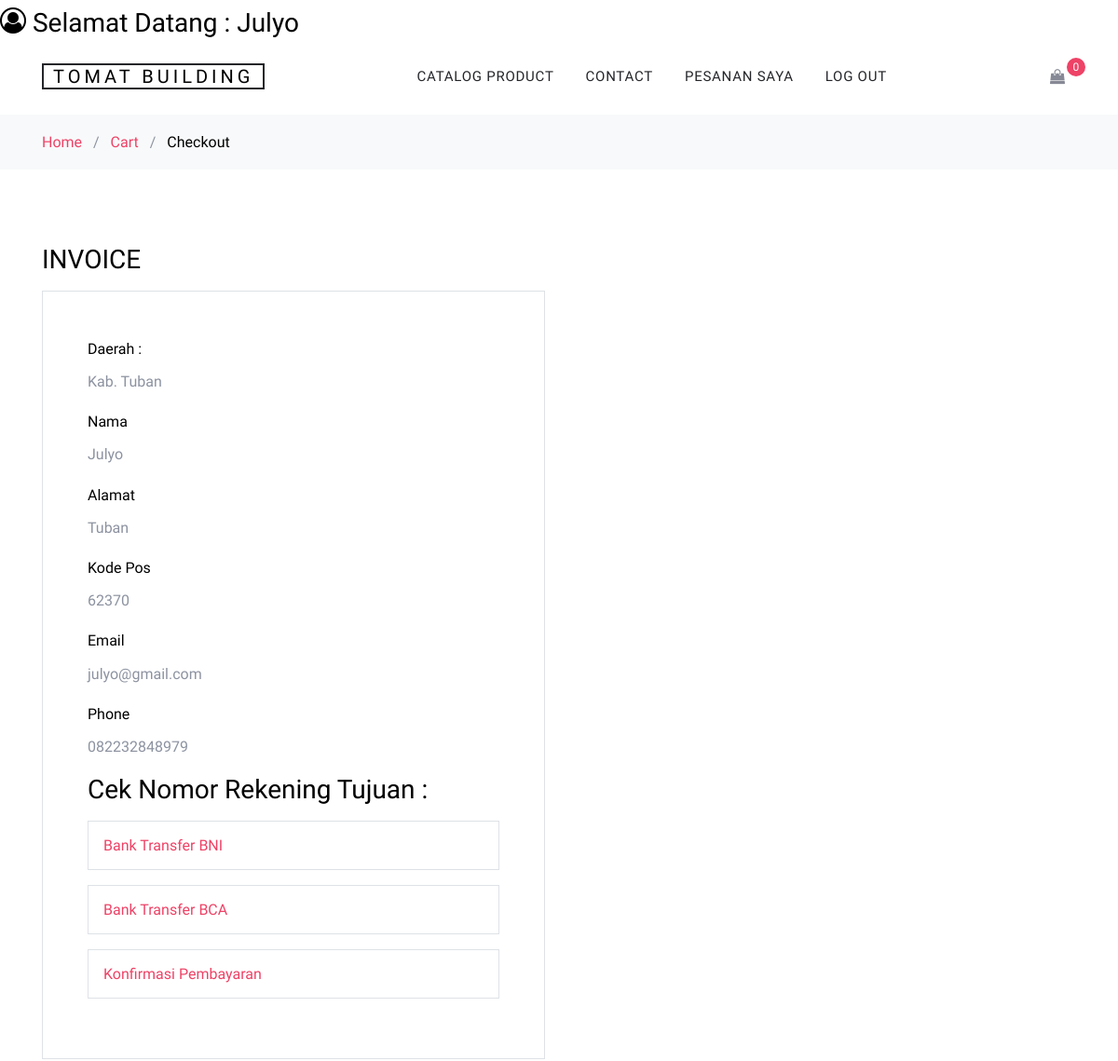
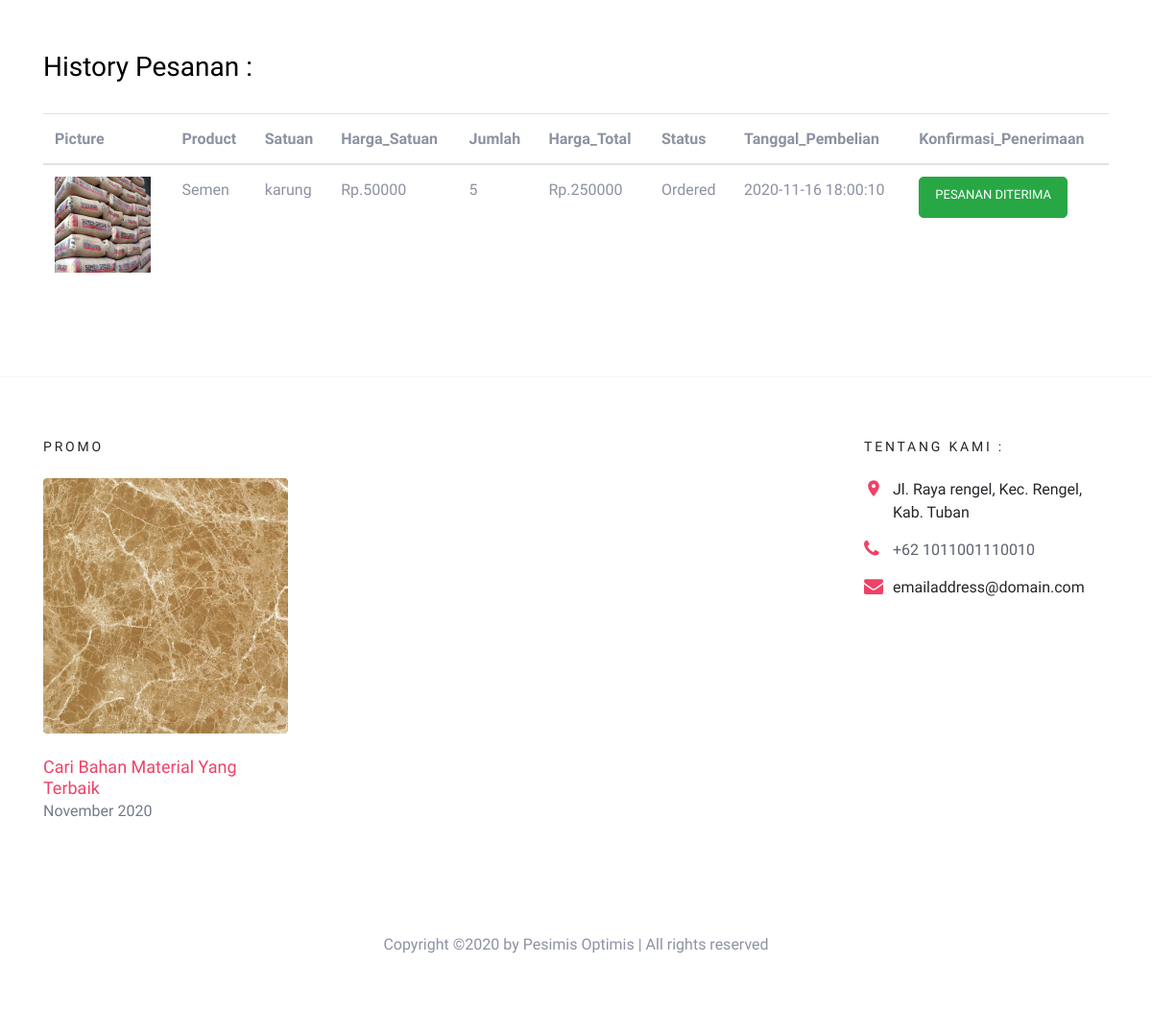
The page /tracking.php (signed in) on the database its author committed (2 pictures, top to bottom).
### tables this page shows
CREATE TABLE `cekout` (
  `idcek` int(11) NOT NULL,
  `idcus` int(11) NOT NULL,
  `idbarang` int(11) NOT NULL,
  `nama` varchar(50) NOT NULL,
  `alamat` varchar(50) NOT NULL,
  `material` varchar(20) NOT NULL,
  `satuan` varchar(20) NOT NULL,
  `hargasatuan` int(11) NOT NULL,
  `harga` int(11) NOT NULL,
  `gambar` varchar(20) NOT NULL,
  `tanggal` timestamp NOT NULL DEFAULT current_timestamp() ON UPDATE current_timestamp(),
  `jumlah` int(11) NOT NULL,
  `status` varchar(20) NOT NULL
);

### fungsi.php (called while the page is built, shortened)
<?php
    $conn=mysqli_connect("localhost","root","","tomat");
    function query($query_kedua)
    {
        global $conn;
        $result = mysqli_query($conn,$query_kedua);
        $rows =[];
        while ($row = mysqli_fetch_assoc($result))
        {
            $rows[]=$row;
        }
        return $rows;
    }
?>

### tracking.php (the view, shortened to what this page needs)
<?php
require 'fungsi.php';
$idcus = $_SESSION["idcus"];
$cekout = query("SELECT * FROM cekout WHERE idcus = '$idcus'");
$count = query("SELECT COUNT(*) as jumlah FROM addcart WHERE idcus = '$idcus'");
foreach ($count as $c)
  {
    $popup = ($c["jumlah"]);
  }
?>
<!DOCTYPE html>
<html lang="en">
  <head>
    <link rel="stylesheet" href="fonts/icomoon/style.css">
    <link rel="stylesheet" href="css/bootstrap.min.css">
    <link rel="stylesheet" href="css/magnific-popup.css">
    <link rel="stylesheet" href="css/jquery-ui.css">
    <link rel="stylesheet" href="css/owl.carousel.min.css">
    <link rel="stylesheet" href="css/owl.theme.default.min.css">
    <link rel="stylesheet" href="css/aos.css">
    <link rel="stylesheet" href="css/style.css">
  </head>
  <body>
  <div class="site-wrap">
    <div class="site-navbar bg-white py-2">
    <h3><font color="#000000"><span class="icon-user-circle-o"></span>  Selamat Datang : <?php echo $_SESSION["nama"]; ?></font></h3>
      <div class="container">
        <div class="d-flex align-items-center justify-content-between">
          <div class="logo">
            <div class="site-logo">
              <a href="" class="js-logo-clone">Tomat Building</a>
            </div>
          </div>
          <div class="main-nav d-none d-lg-block">
            <nav class="site-navigation text-right text-md-center" role="navigation">
            <ul class="site-menu js-clone-nav d-none d-lg-block">
                <li><a href="all.php">Catalog Product</a></li>
                <li><a href="contact.php">Contact</a></li>
                <li><a href="tracking.php">Pesanan Saya</a></li>
                <li><a href="logout.php">Log Out</a></li>
              </ul>
            </nav>
          </div>
          <div class="icons">
            <a href="cart.php" class="icons-btn d-inline-block bag">
              <span class="icon-shopping-bag"></span>
              <span class="number"><?php echo $popup?></span>
            </a>
          </div>
        </div>
      </div>
    </div>
    <div class="bg-light py-3">
      <div class="container">
        <div class="row">
          <div class="col-md-12 mb-0"><a href="index.php">Home</a> <span class="mx-2 mb-0">/</span> <a href="cart.php">Cart</a> <span class="mx-2 mb-0">/</span> <strong class="text-black">Checkout</strong></div>
        </div>
      </div>
    </div>
    <div class="site-section">
      <div class="container">
        <div class="row">
          <div class="col-md-6 mb-5 mb-md-0">
            <h2 class="h3 mb-3 text-black">INVOICE </h2>
            <div class="p-3 p-lg-5 border">
              <div class="form-group ">
                <label for="c_country" class="text-black">Daerah : </label><br>
                <?php echo $_SESSION["daerah"]; ?>
                </div>
              <div class="form-group row">
                <div class="col-md-6">
                  <label for="c_fname" class="text-black">Nama </label><br>
                  <?php echo $_SESSION["nama"]; ?>
                </div>
                </div>
              <div class="form-group row">
                <div class="col-md-6">
                  <label for="c_address" class="text-black">Alamat </label><br>
                  <?php echo $_SESSION["alamat"]; ?>
                </div>
              </div>
              <div class="form-group row">
                <div class="col-md-6">
                  <label for="c_postal_zip" class="text-black">Kode Pos </label><br>
                  <?php echo $_SESSION["kodepos"]; ?>
                </div>
              </div>
              <div class="form-group row">
                <div class="col-md-6">
                  <label for="c_email_address" class="text-black">Email </label><br>
                  <?php echo $_SESSION["email"]; ?>
                </div>
                </div>
                <div class="form-group row">
                <div class="col-md-6">
                  <label for="c_phone" class="text-black">Phone </label><br>
                  <?php echo $_SESSION["notelp"]; ?>
                </div>
              </div>
                  <h2 class="h3 mb-3 text-black">Cek Nomor Rekening Tujuan :</h2>
                  <div class="border p-3 mb-3">
                    <h3 class="h6 mb-0"><a class="d-block" data-toggle="collapse" href="#collapsebank" role="button" aria-expanded="false" aria-controls="collapsebank">Bank Transfer BNI</a></h3>
                  </div>
                  <div class="border p-3 mb-3">
                    <h3 class="h6 mb-0"><a class="d-block" data-toggle="collapse" href="#collapsebank" role="button" aria-expanded="false" aria-controls="collapsebank">Bank Transfer BCA</a></h3>
                  </div>
                  <div class="border p-3 mb-3">
                    <h3 class="h6 mb-0"><a class="d-block" data-toggle="collapse" href="#collapsecheque" role="button" aria-expanded="false" aria-controls="collapsecheque">Konfirmasi Pembayaran</a></h3>
                  </div>
            </div>
          </div>
          </div>
          <br><br>
          <div class="form-group">
                <label for="c_order_notes" class="text-black text-bold"><h3>History Pesanan :</h3></label><br>
              </div>
              <?php foreach($cekout as $o):?>
              <table class="table table-hover">
                    <thead>
                      <th>Picture</th>
                      <th>Product</th>
					  <th>Satuan</th>
                      <th>Harga_Satuan</th>
                      <th>Jumlah</th>
                      <th>Harga_Total</th>
                      <th>Status</th>
                      <th>Tanggal_Pembelian</th>
                      <th>Konfirmasi_Penerimaan</th>
                    </thead>
                    <tbody>
                      <tr>
                      <td><img height="100px" width="100px" src ="images/<?php echo $o["gambar"]; ?>"></td>
                        <td> <?php echo $o["material"];?></td>
						<td><?php echo $o["satuan"];?></td>
                        <td>Rp.<?php echo $o["hargasatuan"];?></td>
                        <td><?php echo $o["jumlah"]; ?></td>
                        <td>Rp.<?php echo $o["harga"]; ?></td>
                        <td><b><?php echo $o["status"];?></b></td>
                        <td><?php echo $o["tanggal"];?></td>
                        <td>
                          <a button type="submit" name ="konfirmuser" class="btn btn-lg btn-success" href="confirmuser.php ?id=<?php echo $o["idbarang"];?>">Pesanan Diterima</button></a>
                        </td>
                      </tr>
                      <?php endforeach; ?>
                    </tbody>
                  </table>
        </div>
      </div>
    </div>
    <footer class="site-footer custom-border-top">
      <div class="container">
        <div class="row">
          <div class="col-md-6 col-lg-3 mb-4 mb-lg-0">
            <h3 class="footer-heading mb-4">Promo</h3>
            <a href="#" class="block-6">
              <img src="images/marmerempe.jpg" alt="Image placeholder" class="img-fluid rounded mb-4">
              <h3 class="font-weight-light  mb-0">Cari Bahan Material Yang Terbaik</h3>
              <p>November 2020</p>
            </a>
          </div>
          <div class="col-lg-5 ml-auto mb-5 mb-lg-0">
          </div>
          <div class="col-md-6 col-lg-3">
          <div class="block-5 mb-5">
              <h3 class="footer-heading mb-4">Tentang Kami :</h3>
              <ul class="list-unstyled">
                <li class="address">Jl. Raya rengel, Kec. Rengel, Kab. Tuban</li>
                <li class="phone"><a href="tel://23923929210">+62 1011001110010</a></li>
                <li class="email">emailaddress@domain.com</li>
              </ul>
            </div>
          </div>
        </div>
      </div>
      <div class="row pt-5 mt-5 text-center">
          <div class="col-md-12">
            <p>
            Copyright &copy;<script>document.write(new Date().getFullYear());</script> by Pesimis Optimis | All rights reserved
            </p>
          </div>
        </div>
    </footer>
  </body>
</html>

### css/style.css (style rules this page uses)
body { line-height: 1.7; color: #8c92a0; font-weight: 300; font-size: 16px; }
a { -webkit-transition: .3s all ease; -o-transition: .3s all ease; transition: .3s all ease; }
.text-black { color: #000; }
.site-wrap:before { -webkit-transition: .3s all ease-in-out; -o-transition: .3s all ease-in-out; transition: .3s all ease-in-out; background: rgba(0, 0, 0, 0.6); content: ""; position: absolute; z-index: 2000; top: 0; left: 0; right: 0; bottom: 0; opacity: 0; visibility: hidden; }
.btn { height: 43px; -webkit-transition: .3s all ease-in-out; -o-transition: .3s all ease-in-out; transition: .3s all ease-in-out; text-transform: uppercase; font-size: 13px; }
.site-section { padding: 2.5em 0; }
@media (min-width: 768px) { .site-section { padding: 5em 0; } }
.site-footer { padding: 4em 0; }
.site-footer ul li { margin-bottom: 10px; }
.site-footer ul li a { color: #5c626e; }
.site-footer .footer-heading { font-size: 14px; color: #25262a; letter-spacing: .2em; text-transform: uppercase; }
.site-logo a { text-transform: uppercase; letter-spacing: .2em; font-size: 20px; padding-left: 10px; padding-right: 10px; border: 2px solid #25262a; color: #000 !important; }
.icons-btn { display: inline-block; text-align: center; }
.icons-btn span { display: block; height: 40px; width: 40px; line-height: 40px; }
.site-navbar { background: #fff; margin-bottom: 0px; z-index: 1999; position: relative; background: #fff !important; }
.site-navbar a { color: #868995; }
.site-navbar .site-navigation .site-menu { margin-left: 0; padding-left: 0; margin-bottom: 0; }
.site-navbar .site-navigation .site-menu a { text-decoration: none !important; font-size: 15px; display: inline-block; }
.site-navbar .site-navigation .site-menu > li { display: inline-block; padding: 10px 5px; }
.site-navbar .site-navigation .site-menu > li > a { padding: 10px 10px; text-transform: uppercase; letter-spacing: .05em; color: #25262a; font-size: 15px; text-decoration: none !important; }
.site-mobile-menu .site-mobile-menu-header .site-mobile-menu-logo a { display: inline-block; text-transform: uppercase; color: #25262a; letter-spacing: .2em; font-size: 20px; padding-left: 10px; padding-right: 10px; border: 2px solid #25262a; }
.site-mobile-menu .site-nav-wrap { padding: 0; margin: 0; list-style: none; position: relative; }
.site-mobile-menu .site-nav-wrap a { padding: 10px 20px; display: block; position: relative; color: #212529; }
.site-mobile-menu .site-nav-wrap li { position: relative; display: block; }
.site-mobile-menu .site-nav-wrap > li { display: block; position: relative; float: left; width: 100%; }
.site-mobile-menu .site-nav-wrap > li > a { padding-left: 20px; font-size: 20px; }
.block-5 ul, .block-5 ul li { list-style: none; padding: 0; margin: 0; line-height: 1.5; }
.block-5 ul li { padding-left: 30px; position: relative; margin-bottom: 15px; color: #25262a; }
.block-5 ul li:before { top: 0; font-family: "icomoon"; content: ""; position: absolute; left: 0; font-size: 20px; line-height: 1; color: #ee4266; }
.block-5 ul li.address:before { content: "\e8b4"; }
.block-5 ul li.email:before { content: "\f0e0"; }
.block-5 ul li.phone:before { content: "\f095"; }
.block-6 { display: block; }
.block-6 img { display: block; }
.block-6 h3 { font-size: 18px; }
.block-6 p { color: #737b8a; }
.bag { position: relative; }
.bag .number { position: absolute; top: 0; width: 20px; height: 20px; border-radius: 50%; line-height: 20px; color: #fff; font-size: 12px; background: #ee4266; right: -10px; }
.custom-border-top { border-top: 1px solid #f9f9f9; }

### rows shown on the page
cekout: gambar (picture), material "Semen", satuan "karung", hargasatuan "50000", jumlah "5", harga "250000", status "Ordered", tanggal "2020-11-16 18:00:10"

### other values the page prints
$_SESSION["nama"] "Julyo"
$popup "0"
$_SESSION["daerah"] "Kab. Tuban"
$_SESSION["alamat"] "Tuban"
$_SESSION["kodepos"] "62370"
$_SESSION["email"] "julyo@gmail.com"
$_SESSION["notelp"] "082232848979"
